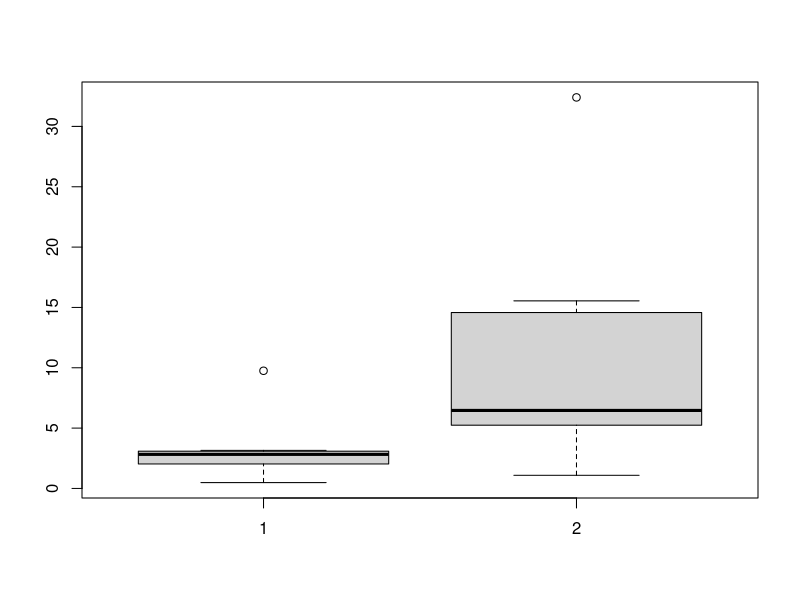
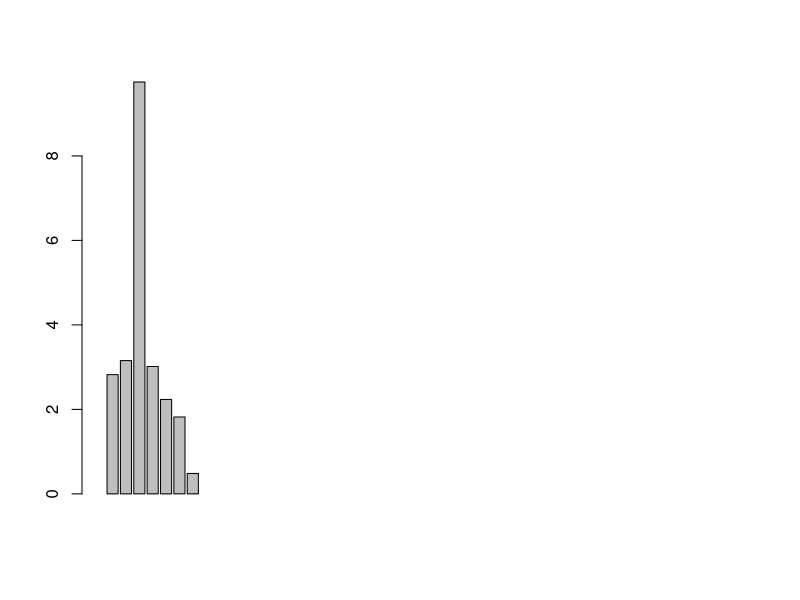
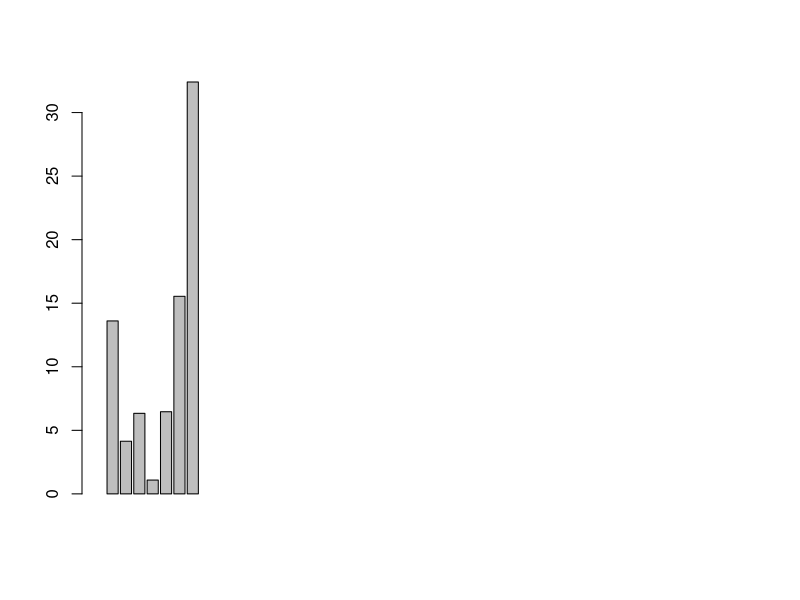
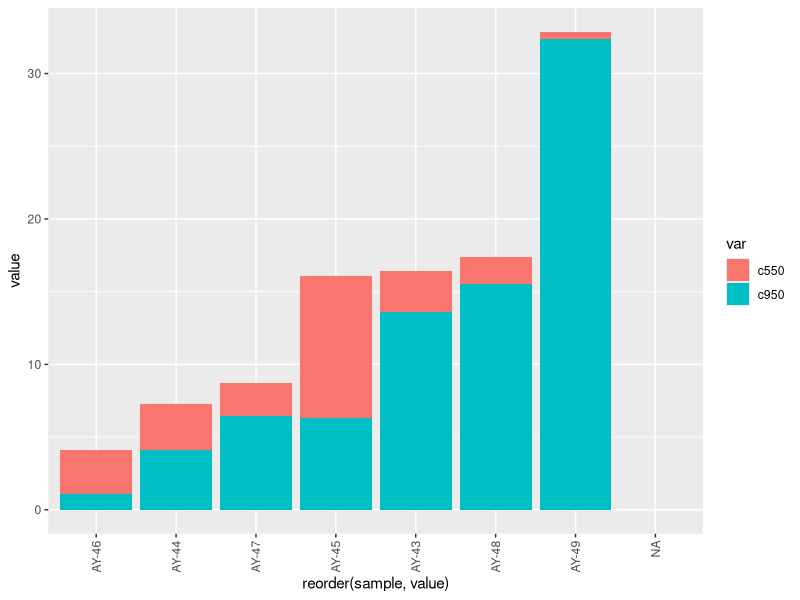
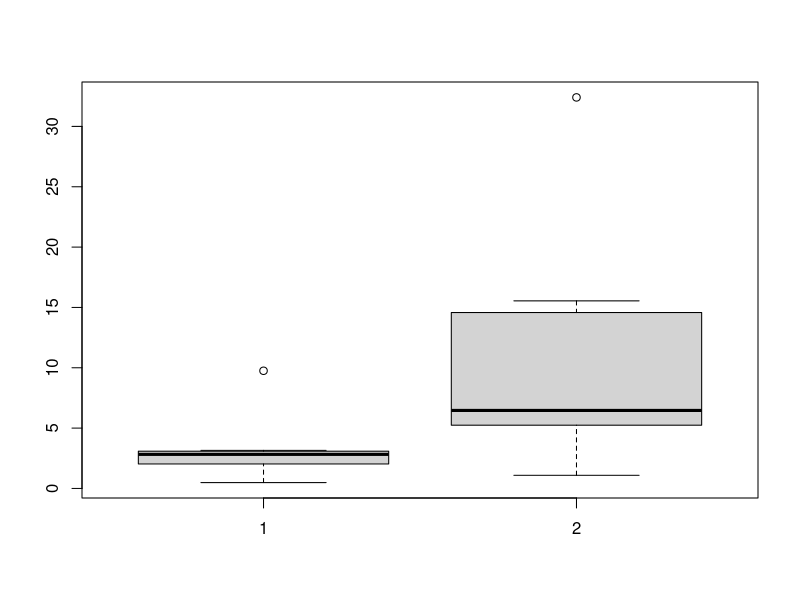
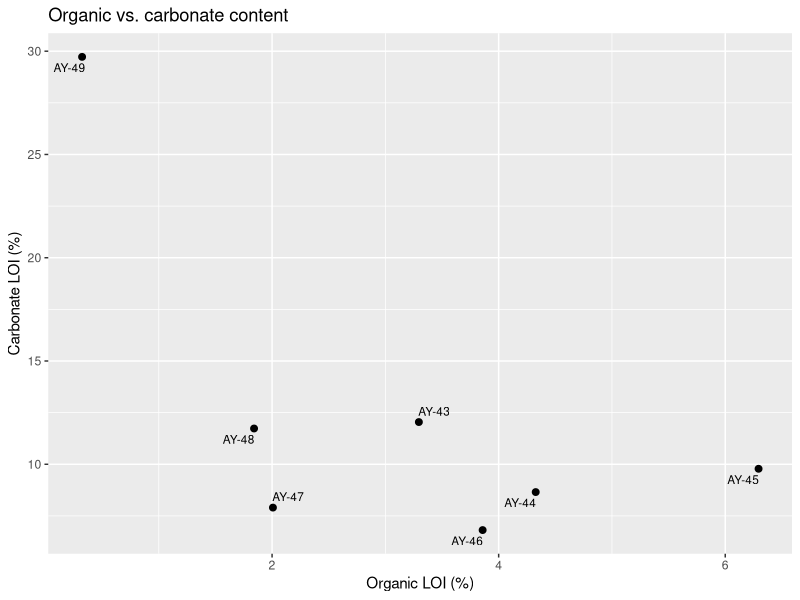
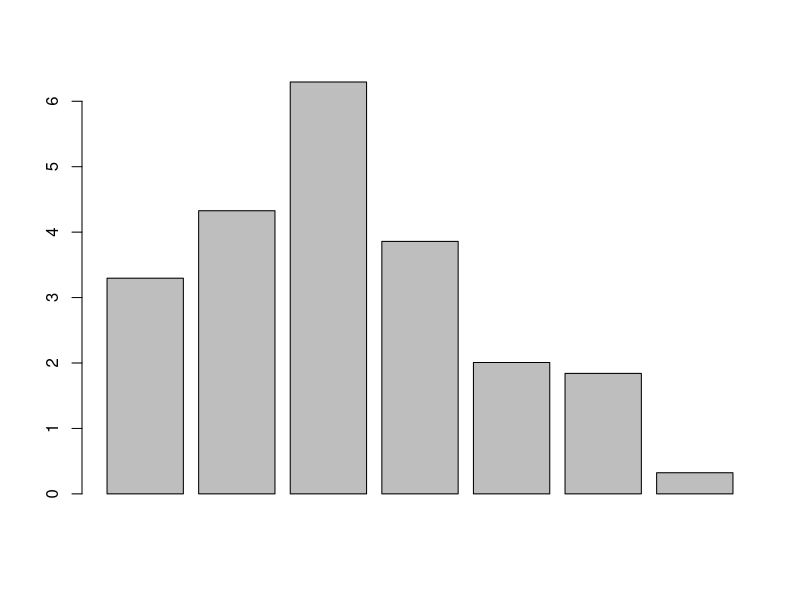
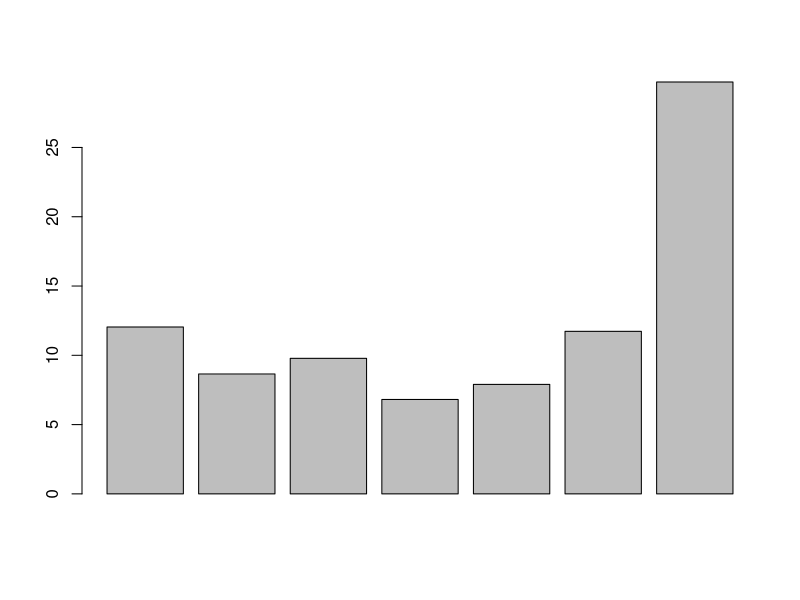

Write the R code that produced these figures, in order.
## ---- chunk 1
# Libraries
library(openxlsx); 
library(dplyr); 
library(ggplot2); 
library(ggrepel);
library(tidyr); 

loi <- read.xlsx("data/loi_AYB.xlsx", sep=";")
tga <- read.xlsx("data/tga_AYB.xlsx", sep=";")

summary(loi)
summary(tga)

# Remove rows containing words 'kekkila' (internal standard)
tga <- filter(tga, !grepl('kekkila', Name))

# TGA character columns to numeric
tga[, c(4:7)] <- sapply(tga[, c(4:7)], as.numeric)

# Sample names as rownames
rownames(loi) <- loi$sample
rownames(tga) <- tga$Name

# Creating new columns for analysis by subtracting crucible mass;
# "dry" (sample mass after drying)
# "c550" (sample mass after 550 C)
# "c950" (sample mass after 950 C)
loi$dry <- (loi$dry_weight - loi$crucible)
loi$c550mass <- (loi$after_550_C - loi$crucible)
loi$c950mass <- (loi$after_950_C - loi$crucible)

loi$c550 <- (loi$dry - loi$c550mass)/(loi$dry) * 100
loi$c950 <- (loi$c550mass - loi$c950mass)/(loi$c550mass) * 100

# Same with TGA
tga$c550 <- (tga$Dry - tga$Mass_550)/(tga$Dry) * 100
tga$c950 <- (tga$Mass_550 - tga$Mass_950)/(tga$Mass_550) * 100

## ---- chunk 2
# Total distribution of LOI in 550 C (1) and 950 C (2)
boxplot(loi$c550, loi$c950)

# boxplot.stats gives us the lower whisker or minimum, the interquartile range of the middle (the second and fourth values), the median (third value) and the upper whisker or maximum. 
boxplot.stats(loi$c950)

# The two high carbonate outliers are both AY-53 (two different measurements to make sure the first batch wasn't misleading)

# Removing duplicates from the next graph
rownames(loi)
loi <- subset(loi[1:47, ])

### ggplots later

barplot(loi$c550)
barplot(loi$c950)

# Stacked barplot (x = reorder(sample, LOI))
loi_long = gather(loi, key = var, value = value, c550, c950)

ggplot(loi_long, aes(x = reorder(sample, value), y = value, fill = var)) +
  geom_bar(stat = 'identity', position = 'stack') + 
    theme(axis.text.x = element_text(angle = 90, vjust = 0.5, hjust=1))


## ---- chunk 3
# Total distribution of LOI in 550 C (1) and 950 C (2)
boxplot(loi$c550, loi$c950)

# boxplot.stats gives us the lower whisker or minimum, the interquartile range of the middle (the second and fourth values), the median (third value) and the upper whisker or maximum. 
boxplot.stats(tga$c950)

# Removing duplicates from the next graph
#rownames(tga)
#loi <- subset(loi[1:47, ])

ggplot(tga, 
      aes(c550, c950, label = rownames(tga))) +
      geom_point(size=2) +
      geom_text_repel(size=3) + labs(title = "Organic vs. carbonate content") +
      xlab('Organic LOI (%)') +
      ylab('Carbonate LOI (%)') +
      theme(axis.title = element_text())
      
barplot(tga$c550)
barplot(tga$c950)

# Stacked barplot (x = reorder(sample, LOI))
tga_long = gather(tga, key = var, value = value, c550, c950)

ggplot(tga_long, aes(x = reorder(Name, value), y = value, fill = var)) +
  geom_bar(stat = 'identity', position = 'stack') + 
    theme(axis.text.x = element_text(angle = 90, vjust = 0.5, hjust=1))

